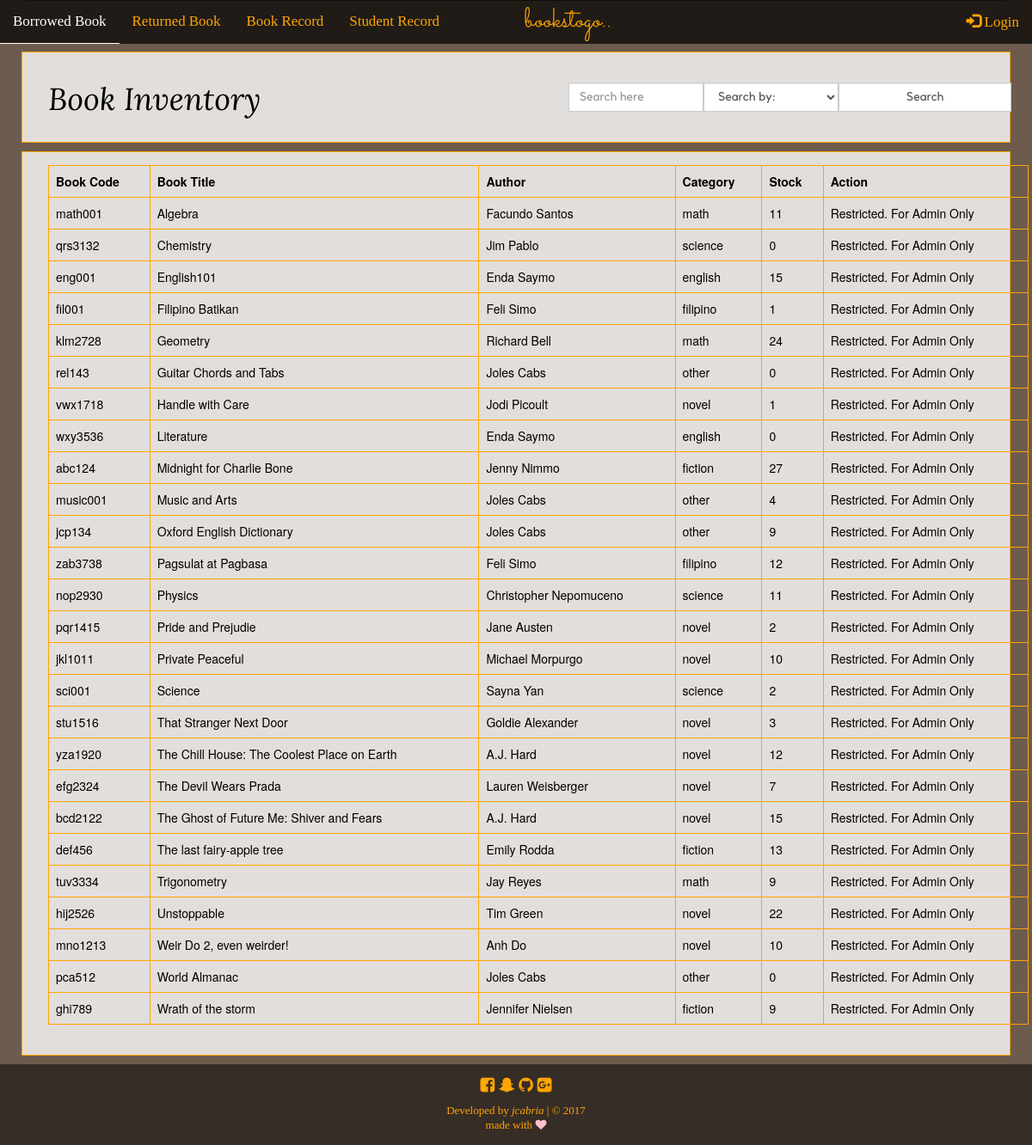
The app's page /book_inventory.php, older data.
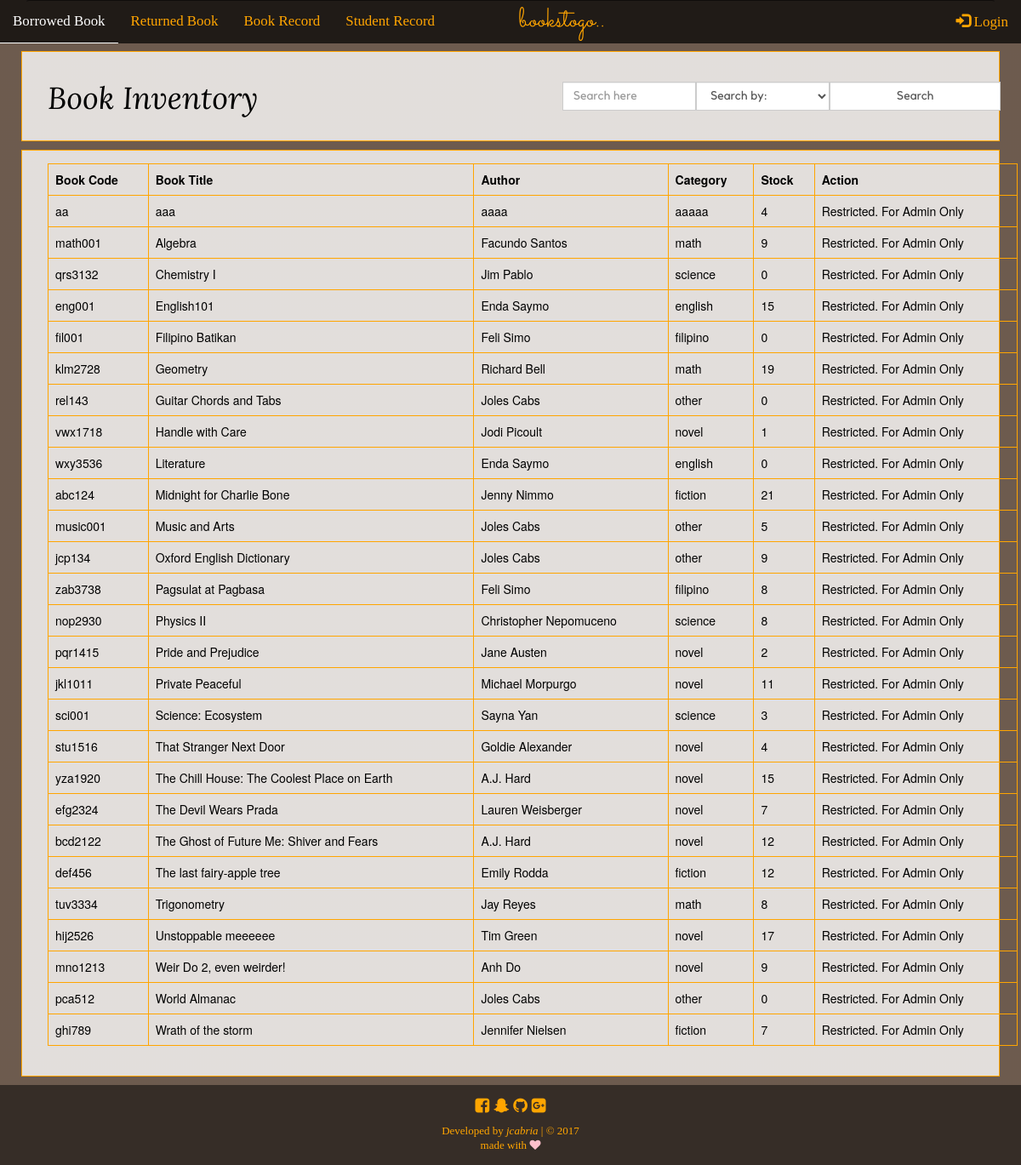
The same page, newer data.
### tables this page shows
CREATE TABLE `books_record` (
  `id` int(11) NOT NULL,
  `book_code` varchar(11) NOT NULL,
  `book_title` varchar(255) NOT NULL,
  `author` varchar(255) NOT NULL,
  `category` varchar(255) NOT NULL,
  `stocks` int(11) NOT NULL
);

### book_inventory.php (the view, shortened to what this page needs)
<?php
function display_content() {
	require_once('connection.php');
	echo "
		<div class='container-fluid bk-invnt-div'>
			<div class='container'>
				<div class='row'>
					<form method='POST' action=''>
						<div class='col-md-6'>
							<h1>Book Inventory</h1>";
					echo"</div>
						<div class='col-md-6'>
							<div class='input-group search_trans'>
								<span class='input-group-btn'>
									<input type='text' class='form-control' placeholder='Search here' name='search_bk'>
								</span>
								<span class='input-group-btn'>
									<select name='search_ddown' class='form-control'>
										<option disabled selected>Search by:</option>
										<option value='book_code'>Book Code</option>
										<option value='book_title'>Book Title</option>
										<option value='author'>Author</option>
										<option value='category'>Category</option>
										<option value='stocks'>Stock</option>
									</select>
								</span>
								<span class='input-group-btn'>
									<input type='submit' class='form-control' name='search-bk-btn' value='Search'>
								</span>
							</div>
						</div>
					</form>
				</div>
			</div>
		</div>";
	$sql = "SELECT * FROM books_record ORDER BY book_title ASC";
	$show = mysqli_query($conn, $sql);
	if (isset($_POST['search-bk-btn'])) {
		$search_bk = $_POST['search_bk'];
		$search_ddown = $_POST['search_ddown'];
		$query = "SELECT * FROM books_record WHERE $search_ddown LIKE '%$search_bk%'";
		$result = mysqli_query($conn, $query);
		echo "Search result for <em>$search_bk</em>. Found " .mysqli_num_rows($result). " result.<br><hr><br>";
		if (mysqli_num_rows($result) > 0) {
			echo "
				<div class='container-fluid bk-invnt-div'>
					<div class='container'>
						<div class='table-responsive'>
							<table class='table table-bordered table-hover'>
								<thead>
									<tr>
										<th>Book Code</th>
										<th>Book Title</th>
										<th>Author</th>
										<th>Category</th>
										<th>Stock</th>
										<th>Action</th>
									</tr>
								</thead>
								<tbody>";
								while ($row = mysqli_fetch_assoc($result)) {
									extract($row);
								echo "<tr>
										<td>".$row['book_code']."</td>
										<td>".$row['book_title']."</td>
										<td>".$row['author']."</td>
										<td>".$row['category']."</td>
										<td>".$row['stocks']."</td>";
									if (isset($_SESSION['username'])) {
									echo "<td>";
									echo '<a type="button" class="btn btn-default" href="update_book.php?id='.$id.'">Update</a>
										<a type="button" class="btn btn-default" href="delete_book.php?id='.$id.'">Delete</a>';
									echo "</td>";
									} else {
										echo "<td>Restricted. For Admin Only</td>";
									}
								echo"</tr>";
								}
							echo "</tbody>
							</table>
						</div>
					</div>
				</div>";
		}
	}
	else {
		if (mysqli_num_rows($show) > 0) {
			echo "
				<div class='container-fluid bk-invnt-div'>
					<div class='container'>
						<div class='table-responsive'>
							<table class='table table-bordered table-hover'>
								<thead>
									<tr>
										<th>Book Code</th>
										<th>Book Title</th>
										<th>Author</th>
										<th>Category</th>
										<th>Stock</th>
										<th>Action</th>
									</tr>
								</thead>
								<tbody>";
								while ($row = mysqli_fetch_assoc($show)) {
									extract($row);
								echo "<tr>
										<td>".$row['book_code']."</td>
										<td>".$row['book_title']."</td>
										<td>".$row['author']."</td>
										<td>".$row['category']."</td>
										<td>".$row['stocks']."</td>";
									if (isset($_SESSION['username'])) {
									echo "<td>";
									echo '<a type="button" class="btn btn-default" href="update_book.php?id='.$id.'">Update</a>
										<a type="button" class="btn btn-default" href="delete_book.php?id='.$id.'">Delete</a>';
									echo "</td>";
									} else {
										echo "<td>Restricted. For Admin Only</td>";
									}
								echo"</tr>";
								}
							echo "</tbody>
							</table>
						</div>
					</div>
				</div>";
		}
	}
}
require_once('template.php');
 ?>

### template.php (shortened to what this page needs)
<!DOCTYPE html>
<html>
<head>
    <link href="css/bootstrap.min.css" rel="stylesheet">
    <link href="font-awesome/css/font-awesome.min.css" rel="stylesheet" type="text/css">
</head>
<body>
	<div class="container">
		<nav class="navbar">
			<?php require_once('partials/nav.php'); ?>
		</nav>
	</div>
	<div class="container-fluid">
		<div class="contents-here">
			<?php display_content(); ?>
		</div>
	</div>
	<div class="footer">
		<?php require_once('partials/footer.php'); ?>
	</div>
</body>
</html>

### partials/nav.php (shortened to what this page needs)
<nav class="navbar navbar-default navbar-fixed-top" data-spy="affix" data-offset-top="80">
		<div class="brand-centered">
			<a class="navbar-brand" href="index.php">bookstogo..</a>
		</div>
		<div class="collapse navbar-collapse" id="myNavbar">
			<ul class="nav navbar-nav navbar-left">
				<li><a href="transaction.php">Borrowed Book</a></li>
				<li><a href="return_inventory.php">Returned Book</a></li>
				<li><a href="book_inventory.php">Book Record</a></li>
				<li><a href="student_record.php">Student Record</a></li>
			</ul>
	<?php
		if (isset($_SESSION['username'])) { ?>
			<form class="nav navbar-nav navbar-right ryt" method="POST" action="logout.php">
				<li><a href="logout.php"><span class='glyphicon glyphicon-log-out'></span> Logout</button></a></li>
			</form>
	<?php } else { ?>
			<form class="nav navbar-nav navbar-right ryt" method="POST" action="login2.php">
				<li><a href="login2.php"><span><i class='glyphicon glyphicon-log-in'></i></span> Login</a></li>
			</form>
	<?php } ?>
		</div>
</nav>

### partials/footer.php
<footer>
	<div class="developer">
		<div class="links">
			<a href="https://www.facebook.com"><i class="fa fa-facebook-square" aria-hidden="true"></i></a>
			<a href="https://snapchat.com/joleeeeeey"><i class="fa fa-snapchat-ghost" aria-hidden="true"></i></a>
			<a href="https://github.com/jcabria"><i class="fa fa-github" aria-hidden="true"></i></a>
          	<a href="https://www.plus.google.com"><i class="fa fa-google-plus-square" aria-hidden="true"></i></a>
        </div>
        <span>Developed by <em>jcabria</em> | &copy; 2017</span><br>
        <span>made with <i class="fa fa-heart" aria-hidden="true"></i></span>
	</div>
</footer>

### template.php (style rules this page uses)
body { background-color: #dab69d; background-image: linear-gradient( rgba(0,0,0,0.5), rgba(0,0,0,0.5) ), url("image/unsplash7.jpg"); background-attachment: fixed; height: auto; background-size: cover; background-position: center center; }
.navbar { font-family: "mytext"; font-size: 1.1em; }
.navbar-brand { font-family: "webname"; font-size: 1.9em; }
.contents-here h1 { font-family: "mynav2"; }
.contents-here p, .search-row, .contents-here input, .contents-here select, .contents-here span, .search-div th, .search-div td, .trans-div th, .trans-div td { font-family: "kollektif"; }
footer { font-family: "mytext"; font-size: 13px; line-height: 17px; }
.navbar { margin-bottom: 0; background-color: transparent; border-color: rgba(0,0,0,0.5) transparent transparent transparent; }
.navbar-default .navbar-collapse { background-color: rgba(0,0,0,0.7); }
.navbar-default .navbar-nav > li > a, .brand-centered .navbar-brand { color: orange; }
#myNavbar .ryt a { padding-right: 30px; }
.brand-centered { position: relative; }
.navbar-brand { position: absolute; left: 50%; margin-left: -10px; display: block; padding-left: 20px; }
.contents-here { min-height: 100vh; color: orange; }
footer { background: rgba(0,0,0,0.5); padding: 15px; color: orange; bottom: 0; }
footer .developer { text-align: center; }
.developer .links { font-size: 1.5em; padding-bottom: 10px; }
footer .fa { color: orange; }
footer span .fa { color: pink; }
.search-div, .trans-div, .rtn-invnt-div, .bk-invnt-div, .stud-record-div { background-color: rgba(255,255,255,0.8); border: 1px solid orange; padding: 15px; margin: 10px; color: black; }
.table-bordered, .table-bordered > thead > tr > th, .table-bordered > tbody > tr > td { border: 1px solid orange; }
.search_trans { padding: 20px; }

Row changes from the older to the newer data that the page shows:
added books_record: book_code "aa", book_title "aaa", author "aaaa", category "aaaaa", stocks "4"
changed books_record "math001": stocks "11" → "9"
changed books_record "qrs3132": book_title "Chemistry" → "Chemistry I"
changed books_record "fil001": stocks "1" → "0"
changed books_record "klm2728": stocks "24" → "19"
changed books_record "abc124": stocks "27" → "21"
changed books_record "music001": stocks "4" → "5"
changed books_record "zab3738": stocks "12" → "8"
changed books_record "nop2930": book_title "Physics" → "Physics II"; stocks "11" → "8"
changed books_record "pqr1415": book_title "Pride and Prejudie" → "Pride and Prejudice"
changed books_record "jkl1011": stocks "10" → "11"
changed books_record "sci001": book_title "Science" → "Science: Ecosystem"; stocks "2" → "3"
changed books_record "stu1516": stocks "3" → "4"
changed books_record "yza1920": stocks "12" → "15"
changed books_record "bcd2122": stocks "15" → "12"
changed books_record "def456": stocks "13" → "12"
changed books_record "tuv3334": stocks "9" → "8"
changed books_record "hij2526": book_title "Unstoppable" → "Unstoppable meeeeee"; stocks "22" → "17"
changed books_record "mno1213": stocks "10" → "9"
changed books_record "ghi789": stocks "9" → "7"
